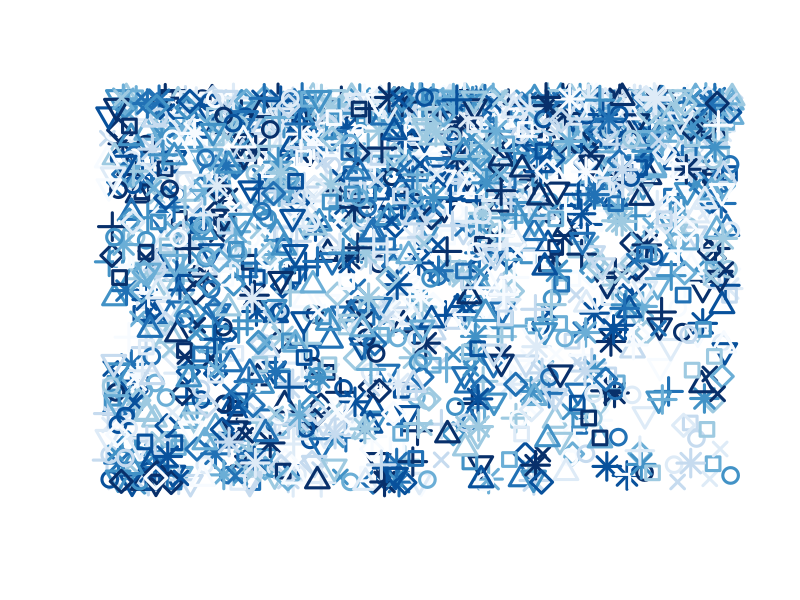

Generate this figure with R:
library(RColorBrewer)
colors = brewer.pal(9, 'Blues')
set.seed(44)
x <- runif(2000)
y <- sin(rnorm(2000) + x)
symbols = c(0, 1, 2, 3, 4, 5, 6, 8)
sizes = c(1.4, 1.6, 1.8, 2)
png('test.png', 
    width = 2000, height = 2000)
plot(x, y, pch = symbols, cex = sizes* 1.3, lwd = 3, 
     bg = 'black', col = colors, axes = F, xlab = '', ylab = '')
x2 <- runif(1000, 0, 1/4)
y2 <- runif(1000)
dev.off()
#points(x2, y2, pch = 3, col = colors)